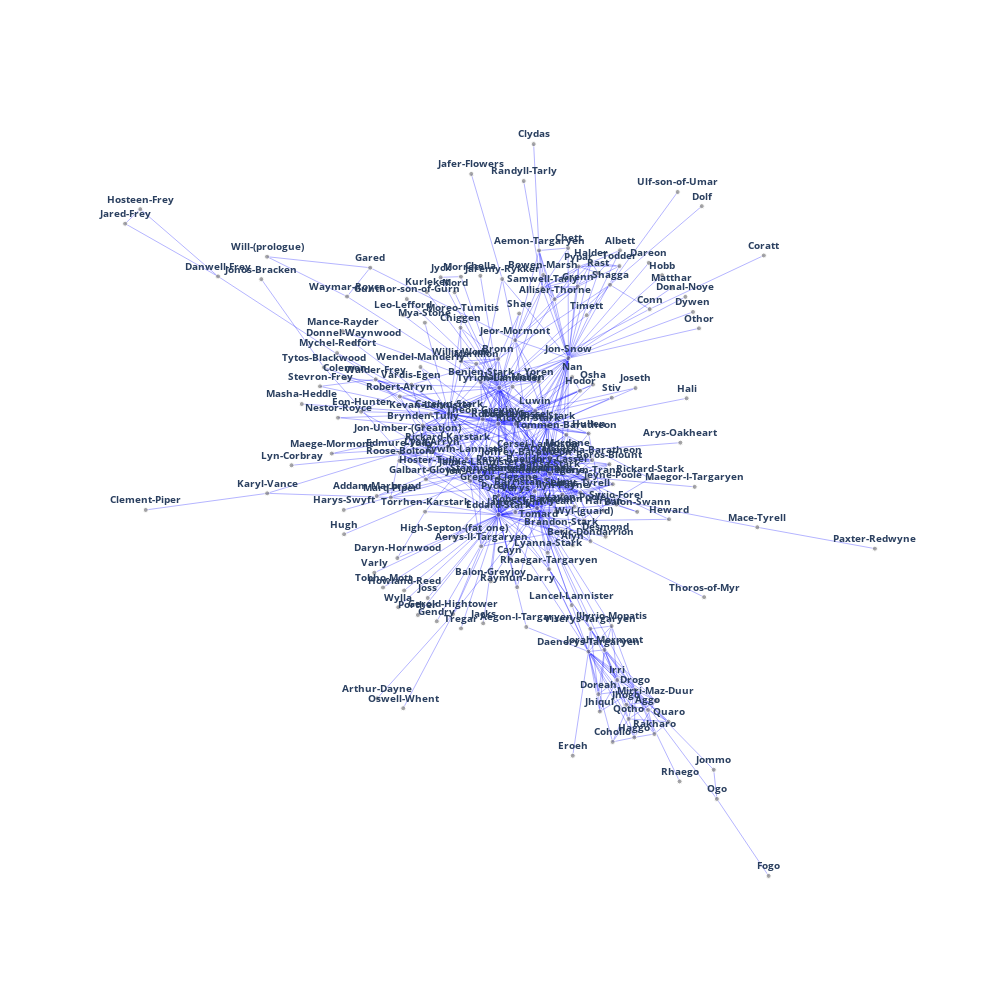

The notebook cell this image was saved under:
### Markdown cell above
## Simple Usage

### Code cell
plot_network_graph(
    edges=edges_df,
    source='source',
    target='target',
    width=1000,
    height=1000,
    seed=42,
)
